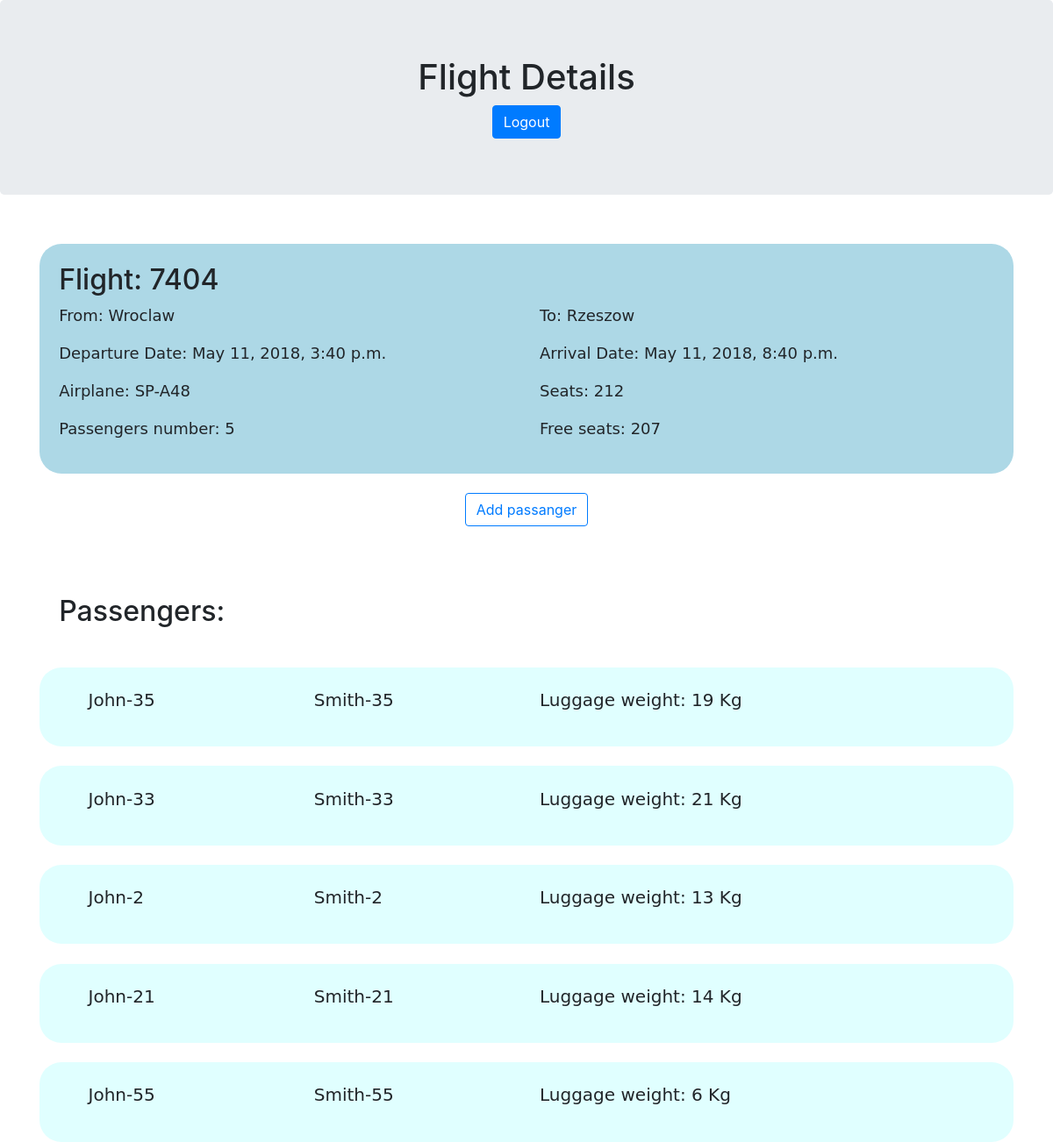
Before: /airlinemanager/flights/7404 (signed in) with the older database file.
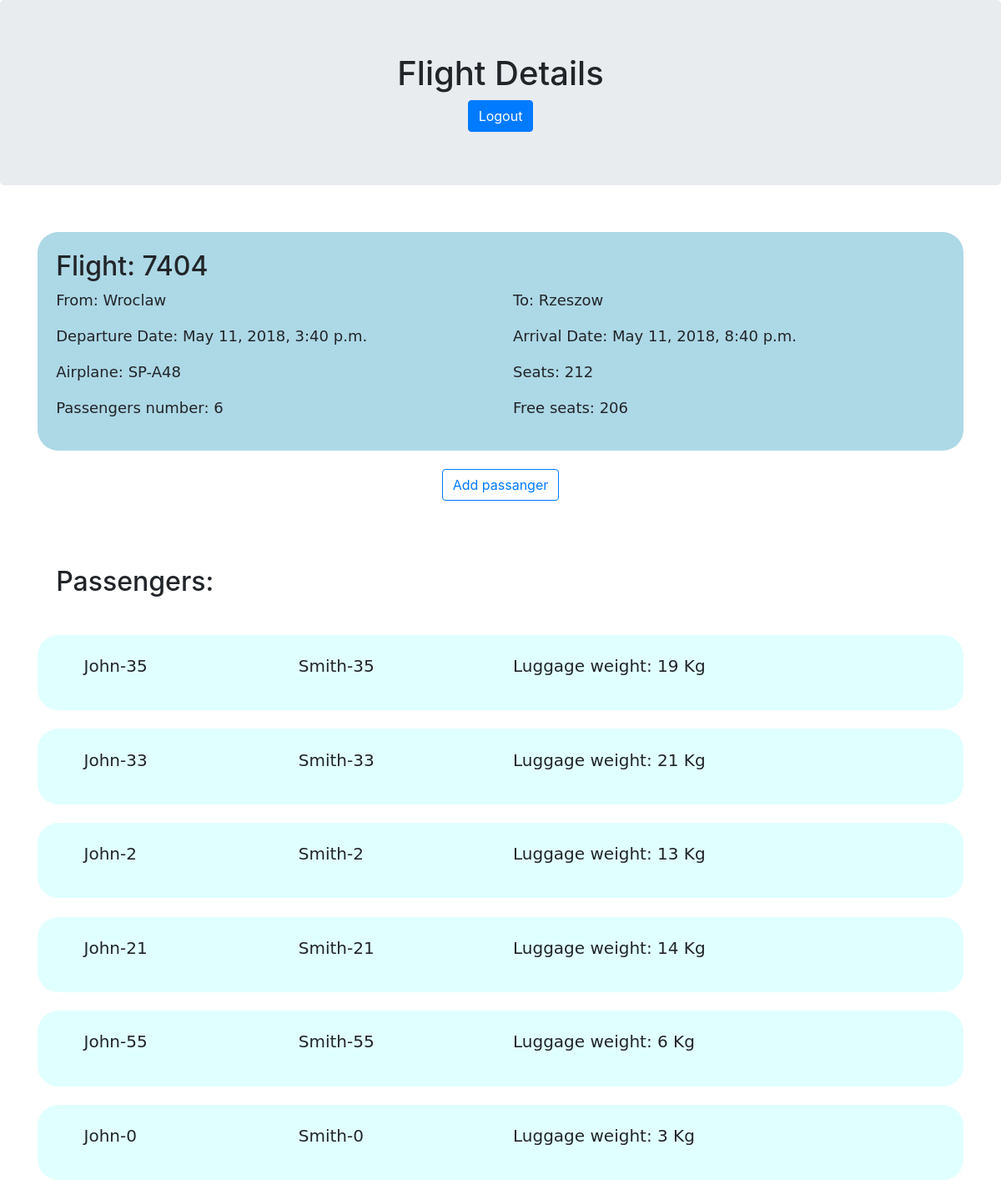
After: the same page with the newer database file.
### flightmanager/models.py (models this page shows, shortened)
class Flight(models.Model):
    departure_date = models.DateTimeField()
    arrival_date = models.DateTimeField()
    departure_airport = models.CharField(max_length=20)
    arrival_airport = models.CharField(max_length=20)
    airplane = models.ForeignKey(Airplane, on_delete=models.CASCADE)

class Airplane(models.Model):
    registration_number = models.CharField(max_length=10)
    seat_number = models.IntegerField(validators=[MaxValueValidator(615), MinValueValidator(1)])

class Ticket(models.Model):
    flight = models.ForeignKey(Flight, on_delete=models.CASCADE)
    passenger = models.ForeignKey(Passanger, on_delete=models.CASCADE)
    luggage_weight = models.IntegerField(validators=[MaxValueValidator(30), MinValueValidator(0)])

class Passanger(models.Model):
    name = models.CharField(max_length=50)
    surname = models.CharField(max_length=50)

### flightmanager/views.py (the view)
# urls.py: path('flights/<int:flight_id>', views.flight_details, name='flight_details'),
@login_required
def flight_details(request, flight_id):
    flight = get_object_or_404(Flight, pk=flight_id)
    free_seats = flight.airplane.seat_number - flight.ticket_set.count()
    tickets = flight.ticket_set.all()
    context = {'flight': flight, 'is_user_authenticated': request.user.is_authenticated,
               'free_seats': free_seats, 'tickets': tickets}
    return render(request, 'flightmanager/flight_details.html', context)

### flightmanager/templates/flightmanager/flight_details.html (shortened to what this page needs)
<!DOCTYPE html>
<html lang="en">
<head>
    <link rel="stylesheet" href="https://maxcdn.bootstrapcdn.com/bootstrap/4.1.0/css/bootstrap.min.css">
    {% load static %}
    <link rel="stylesheet" type="text/css" href="{% static 'flightmanager/flight_details.css' %}" />
</head>
<body>
<div class="jumbotron text-center">
    <h1>Flight Details</h1>
    {% if is_user_authenticated %}
        <button type="button" onclick="location.href='{% url 'flightmanager:logout' %}'"
          class="btn btn-primary">Logout</button>
    {% endif %}
</div>
<div class="container" >
    <div id="flight-info" >
        <div class="row">
          <div class="col-sm-6">
            <h2>Flight: {{ flight.id }}</h2>
          </div>
        </div>
        <div class="row">
            <div class="col-sm-6">
                <p>From: {{ flight.departure_airport }}</p>
                <p>Departure Date: {{ flight.departure_date }}</p>
            </div>
            <div class="col-sm-6">
                <p>To: {{ flight.arrival_airport }}</p>
                <p>Arrival Date: {{ flight.arrival_date }}</p>
            </div>
        </div>
        <div class="row">
            <div class="col-sm-6">
                <p>Airplane: {{ flight.airplane.registration_number }}</p>
            </div>
            <div class="col-sm-6">
                <p>Seats: {{ flight.airplane.seat_number }}</p>
            </div>
        </div>
        <div class="row">
            <div class="col-sm-6">
                <p>Passengers number: {{ flight.ticket_set.count }}</p>
            </div>
            <div class="col-sm-6">
                <p>Free seats: {{ free_seats }}</p>
            </div>
        </div>
    </div>
    <div class="text-center">
        <button id="add-passenger-button" type="button"
            onclick="location.href='{% url 'flightmanager:add_passanger_form' flight.id %}' "
            class="btn btn-outline-primary center-block">Add passanger</button>
    </div>
    <h2 id="passengers-header" >Passengers:</h2>
    {% for ticket in tickets %}
    <div class="passenger-info" >
        <div class="row">
            <div class="col-sm-3">
                <p class="passenger-info-text">{{ ticket.passenger.name }}</p>
            </div>
            <div class="col-sm-3">
                <p class="passenger-info-text">{{ ticket.passenger.surname }}</p>
            </div>
            <div class="col-sm-6">
                <p class="passenger-info-text">Luggage weight: {{ ticket.luggage_weight }} Kg</p>
            </div>
        </div>
    </div>
    {% endfor %}
</div>
</body>
</html>

### flightmanager/static/flightmanager/flight_details.css (style rules this page uses)
#flight-info { margin-top: 5%; background-color: lightblue; padding: 2%; border-radius: 25px; }
p { font-size: 18px; font-family: "DejaVu Sans"; }
.passenger-info-text { font-size: 20px; font-family: "DejaVu Sans"; }
#add-passenger-button { margin-top: 2%; }
#passengers-header { margin-top: 5%; padding: 2%; }
.passenger-info { margin-top: 2%; background-color: lightcyan; padding: 2%; padding-left: 5%; padding-right: 5%; border-radius: 25px; }

Changed rows visible on the page:
computed for Flight "Wroclaw": ticket_set.count "5" → "6"
added Ticket: passenger.name "John-0", passenger.surname "Smith-0", luggage_weight "3"
Other visible differences:
{{ free_seats }}: "207" → "206"
